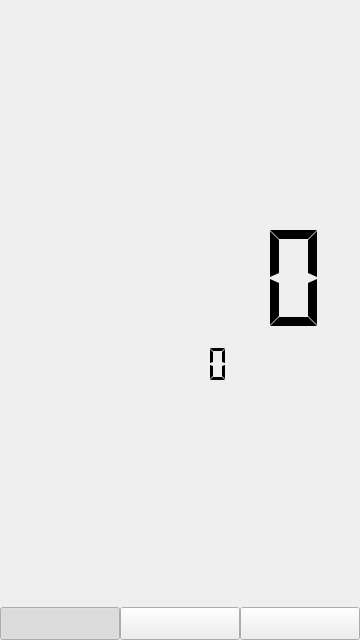
<?xml version="1.0" encoding="UTF-8"?>
<ui version="4.0">
 <class>CheckInOutScreen</class>
 <widget class="QWidget" name="CheckInOutScreen">
  <property name="geometry">
   <rect>
    <x>0</x>
    <y>0</y>
    <width>360</width>
    <height>640</height>
   </rect>
  </property>
  <property name="windowTitle">
   <string>Form</string>
  </property>
  <layout class="QVBoxLayout" name="verticalLayout">
   <property name="spacing">
    <number>6</number>
   </property>
   <property name="margin">
    <number>0</number>
   </property>
   <item>
    <spacer name="verticalSpacer_2">
     <property name="orientation">
      <enum>Qt::Vertical</enum>
     </property>
     <property name="sizeHint" stdset="0">
      <size>
       <width>20</width>
       <height>184</height>
      </size>
     </property>
    </spacer>
   </item>
   <item>
    <layout class="QHBoxLayout" name="horizontalLayout">
     <item>
      <spacer name="horizontalSpacer">
       <property name="orientation">
        <enum>Qt::Horizontal</enum>
       </property>
       <property name="sizeHint" stdset="0">
        <size>
         <width>40</width>
         <height>20</height>
        </size>
       </property>
      </spacer>
     </item>
     <item>
      <widget class="QLCDNumber" name="lcdNumber">
       <property name="minimumSize">
        <size>
         <width>300</width>
         <height>120</height>
        </size>
       </property>
       <property name="sizeIncrement">
        <size>
         <width>0</width>
         <height>0</height>
        </size>
       </property>
       <property name="baseSize">
        <size>
         <width>0</width>
         <height>0</height>
        </size>
       </property>
       <property name="font">
        <font>
         <pointsize>8</pointsize>
        </font>
       </property>
       <property name="frameShape">
        <enum>QFrame::NoFrame</enum>
       </property>
       <property name="lineWidth">
        <number>1</number>
       </property>
       <property name="numDigits">
        <number>5</number>
       </property>
       <property name="digitCount">
        <number>5</number>
       </property>
       <property name="segmentStyle">
        <enum>QLCDNumber::Flat</enum>
       </property>
       <property name="value" stdset="0">
        <double>0.000000000000000</double>
       </property>
      </widget>
     </item>
     <item>
      <spacer name="horizontalSpacer_2">
       <property name="orientation">
        <enum>Qt::Horizontal</enum>
       </property>
       <property name="sizeHint" stdset="0">
        <size>
         <width>40</width>
         <height>20</height>
        </size>
       </property>
      </spacer>
     </item>
    </layout>
   </item>
   <item>
    <layout class="QHBoxLayout" name="horizontalLayout_2">
     <item>
      <spacer name="horizontalSpacer_3">
       <property name="orientation">
        <enum>Qt::Horizontal</enum>
       </property>
       <property name="sizeHint" stdset="0">
        <size>
         <width>40</width>
         <height>20</height>
        </size>
       </property>
      </spacer>
     </item>
     <item>
      <widget class="QLCDNumber" name="smallLcdNumber">
       <property name="minimumSize">
        <size>
         <width>140</width>
         <height>40</height>
        </size>
       </property>
       <property name="sizeIncrement">
        <size>
         <width>0</width>
         <height>0</height>
        </size>
       </property>
       <property name="baseSize">
        <size>
         <width>0</width>
         <height>0</height>
        </size>
       </property>
       <property name="frameShape">
        <enum>QFrame::NoFrame</enum>
       </property>
       <property name="lineWidth">
        <number>1</number>
       </property>
       <property name="numDigits">
        <number>5</number>
       </property>
       <property name="digitCount">
        <number>5</number>
       </property>
       <property name="segmentStyle">
        <enum>QLCDNumber::Flat</enum>
       </property>
       <property name="value" stdset="0">
        <double>0.000000000000000</double>
       </property>
      </widget>
     </item>
     <item>
      <spacer name="horizontalSpacer_4">
       <property name="orientation">
        <enum>Qt::Horizontal</enum>
       </property>
       <property name="sizeHint" stdset="0">
        <size>
         <width>40</width>
         <height>20</height>
        </size>
       </property>
      </spacer>
     </item>
    </layout>
   </item>
   <item>
    <spacer name="verticalSpacer">
     <property name="orientation">
      <enum>Qt::Vertical</enum>
     </property>
     <property name="sizeHint" stdset="0">
      <size>
       <width>20</width>
       <height>184</height>
      </size>
     </property>
    </spacer>
   </item>
   <item>
    <layout class="QHBoxLayout" name="horizontalLayout_3">
     <property name="spacing">
      <number>0</number>
     </property>
     <item>
      <widget class="QPushButton" name="lButton">
       <property name="font">
        <font>
         <pointsize>16</pointsize>
        </font>
       </property>
       <property name="text">
        <string/>
       </property>
       <property name="icon">
        <iconset resource="babyfeed.qrc">
         <normaloff>:/icons/icons/breastfeeding-left.png</normaloff>:/icons/icons/breastfeeding-left.png</iconset>
       </property>
       <property name="iconSize">
        <size>
         <width>48</width>
         <height>48</height>
        </size>
       </property>
       <property name="checkable">
        <bool>true</bool>
       </property>
       <property name="checked">
        <bool>true</bool>
       </property>
       <property name="flat">
        <bool>false</bool>
       </property>
       <attribute name="buttonGroup">
        <string>buttonGroup</string>
       </attribute>
      </widget>
     </item>
     <item>
      <widget class="QPushButton" name="bButton">
       <property name="font">
        <font>
         <pointsize>16</pointsize>
        </font>
       </property>
       <property name="text">
        <string/>
       </property>
       <property name="icon">
        <iconset resource="babyfeed.qrc">
         <normaloff>:/icons/icons/baby_bottle.png</normaloff>:/icons/icons/baby_bottle.png</iconset>
       </property>
       <property name="iconSize">
        <size>
         <width>48</width>
         <height>48</height>
        </size>
       </property>
       <property name="checkable">
        <bool>true</bool>
       </property>
       <attribute name="buttonGroup">
        <string>buttonGroup</string>
       </attribute>
      </widget>
     </item>
     <item>
      <widget class="QPushButton" name="rButton">
       <property name="font">
        <font>
         <pointsize>16</pointsize>
        </font>
       </property>
       <property name="text">
        <string/>
       </property>
       <property name="icon">
        <iconset resource="babyfeed.qrc">
         <normaloff>:/icons/icons/breastfeeding-right.png</normaloff>:/icons/icons/breastfeeding-right.png</iconset>
       </property>
       <property name="iconSize">
        <size>
         <width>48</width>
         <height>48</height>
        </size>
       </property>
       <property name="checkable">
        <bool>true</bool>
       </property>
       <attribute name="buttonGroup">
        <string>buttonGroup</string>
       </attribute>
      </widget>
     </item>
    </layout>
   </item>
  </layout>
 </widget>
 <resources>
  <include location="babyfeed.qrc"/>
 </resources>
 <connections/>
 <buttongroups>
  <buttongroup name="buttonGroup"/>
 </buttongroups>
</ui>
